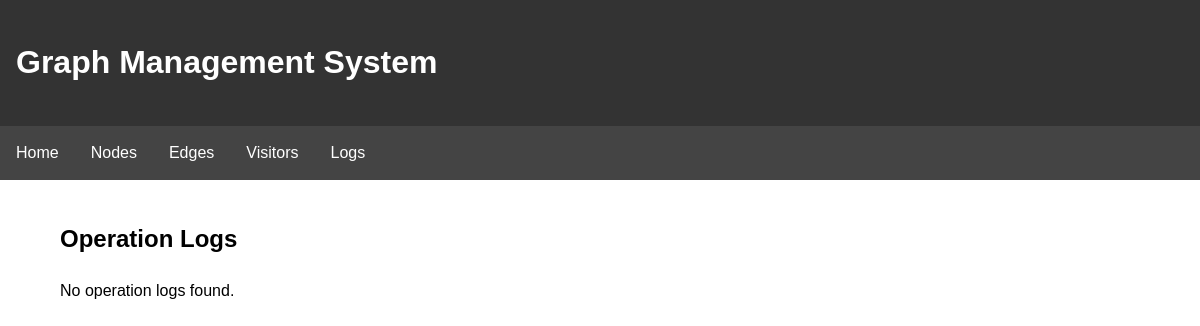
/logs, run on an earlier commit of the app's database.
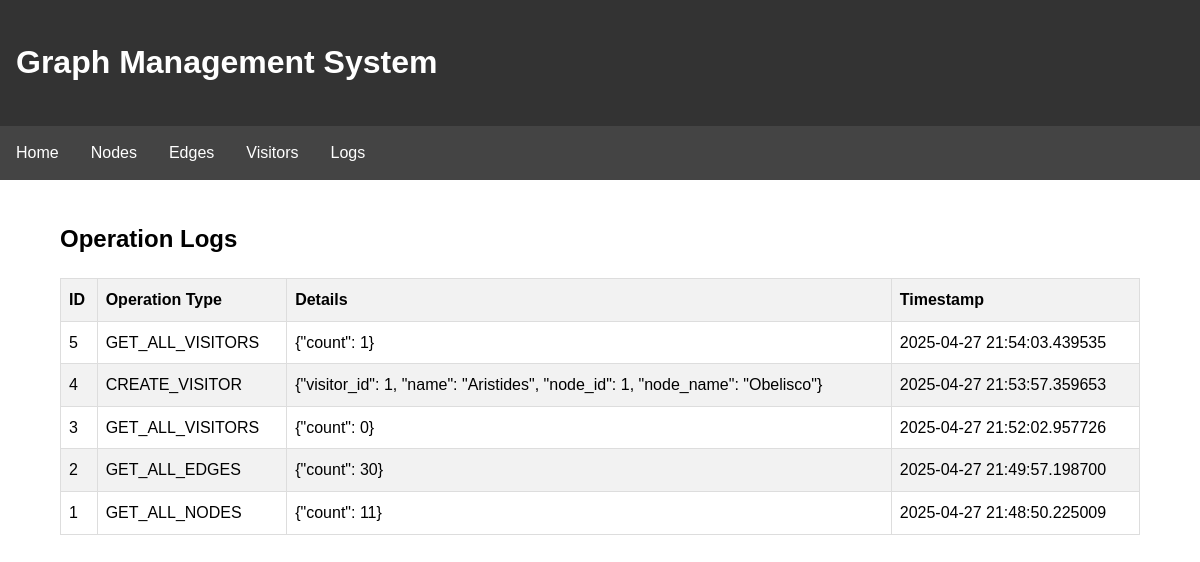
And on a later commit of the database.
### src/backend/models.py (models this page shows, shortened)
class OperationLog(db.Model):
    __tablename__ = 'operation_logs'
    id: Mapped[int] = mapped_column(Integer, primary_key=True)
    operation_type: Mapped[str] = mapped_column(String(50), nullable=False)
    details: Mapped[Optional[str]] = mapped_column(Text, nullable=True)
    timestamp: Mapped[datetime] = mapped_column(DateTime, default=datetime.utcnow)

### src/integrated_app.py (the view)
@app.route('/logs')
def logs_page():
    logs = db.session.execute(db.select(OperationLog).order_by(OperationLog.timestamp.desc())).scalars().all()
    return render_template('logs.html', logs=logs)

### src/templates/logs.html (shortened to what this page needs)
{% extends "base.html" %}
{% block content %}
    <h2>Operation Logs</h2>
    {% if logs %}
        <table>
            <thead>
                <tr>
                    <th>ID</th>
                    <th>Operation Type</th>
                    <th>Details</th>
                    <th>Timestamp</th>
                </tr>
            </thead>
            <tbody>
                {% for log in logs %}
                <tr>
                    <td>{{ log.id }}</td>
                    <td>{{ log.operation_type }}</td>
                    <td>{{ log.details }}</td>
                    <td>{{ log.timestamp }}</td>
                </tr>
                {% endfor %}
            </tbody>
        </table>
    {% else %}
        <p>No operation logs found.</p>
    {% endif %}
{% endblock %}

What changed in the data, as far as the page shows it:
added OperationLog: id "5", operation_type "GET_ALL_VISITORS", details "{\"count\": 1}", timestamp "2025-04-27 21:54:03.439535"
added OperationLog: id "4", operation_type "CREATE_VISITOR", details "{\"visitor_id\": 1, \"name\": \"Aristides\", \"node_id\": 1, \"node_name\": \"Obelisco\"}", timestamp "2025-04-27 21:53:57.359653"
added OperationLog: id "3", operation_type "GET_ALL_VISITORS", details "{\"count\": 0}", timestamp "2025-04-27 21:52:02.957726"
added OperationLog: id "2", operation_type "GET_ALL_EDGES", details "{\"count\": 30}", timestamp "2025-04-27 21:49:57.198700"
added OperationLog: id "1", operation_type "GET_ALL_NODES", details "{\"count\": 11}", timestamp "2025-04-27 21:48:50.225009"
Also different on the page:
text no longer shown: "No operation logs found."
text now shown: "ID Operation Type Details Timestamp"
